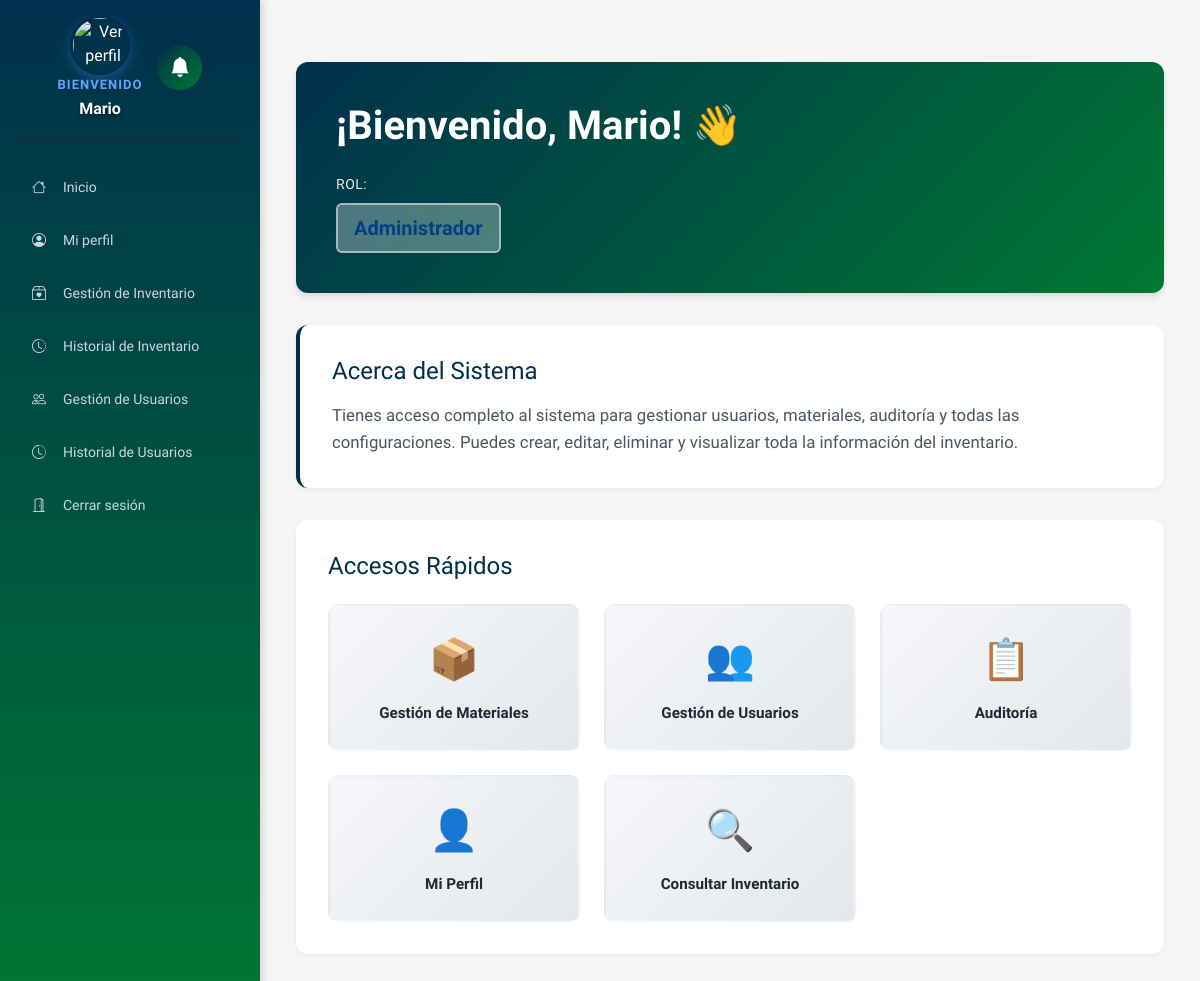
Screenshot of /public/?url=home/index (signed in) with the database file from the repository.
### tables this page shows
CREATE TABLE `usuarios` (
  `id` int(11) NOT NULL,
  `nombre` varchar(100) NOT NULL,
  `correo` varchar(100) NOT NULL,
  `nombre_usuario` varchar(50) NOT NULL,
  `password` varchar(255) NOT NULL,
  `celular` varchar(20) DEFAULT NULL,
  `cargo` varchar(100) DEFAULT NULL,
  `rol` enum('admin','usuario','dinamizador') DEFAULT 'usuario',
  `foto` varchar(255) DEFAULT NULL,
  `estado` tinyint(4) DEFAULT 1,
  `email_verified` tinyint(4) DEFAULT 0,
  `recovery_code` varchar(6) DEFAULT NULL,
  `recovery_expire` datetime DEFAULT NULL,
  `recovery_last_sent` datetime DEFAULT NULL,
  `verification_code` varchar(6) DEFAULT NULL,
  `verification_expire` datetime DEFAULT NULL,
  `verification_last_sent` datetime DEFAULT NULL,
  `nodo_id` int(11) DEFAULT NULL,
  `linea_id` int(11) DEFAULT NULL,
  `fecha_creacion` timestamp NOT NULL DEFAULT current_timestamp(),
  `fecha_actualizacion` timestamp NOT NULL DEFAULT current_timestamp() ON UPDATE current_timestamp()
);

### app/core/Controller.php (called while the page is built, shortened)
<?php
abstract class Controller {
    protected function view($view, $data = []) {
        extract($data);
        require __DIR__ . '/../views/layouts/header.php';
        require __DIR__ . '/../views/' . $view . '.php';
        require __DIR__ . '/../views/layouts/footer.php';
    }
}

### app/controllers/HomeController.php (called while the page is built, shortened)
<?php
class HomeController extends Controller {
    public function index() {
        $usuario = $_SESSION['user'];
        $userModel = new User();
        $usuarioCompleto = $userModel->findById($usuario['id']);
        $lineaNombre = null;
        $nodoNombre = null;
        $this->view('home/index', [
            'usuario'     => $usuario,
            'lineaNombre' => $lineaNombre,
            'nodoNombre'  => $nodoNombre,
            'pageStyles'  => ['home'],
            'pageScripts' => [],
        ]);
    }
}

### public/index.php (called while the page is built, shortened)
<?php
require_once __DIR__ . '/../app/core/Database.php';
require_once __DIR__ . '/../app/core/Model.php';
require_once __DIR__ . '/../app/core/Controller.php';
$url = $_GET['url'] ?? 'auth/login';
$url = trim($url, '/');
$parts = explode('/', $url);
$controllerName = ucfirst($parts[0]) . 'Controller';
$method = $parts[1] ?? 'login';
if (!method_exists($controller = new $controllerName(), $method)) {
    header('Content-Type: application/json; charset=utf-8');
    http_response_code(404);
    echo json_encode(['error' => "Método '$method' no encontrado en '$controllerName'"]);
    exit;
}
$controller->$method();

### app/core/Model.php (called while the page is built, shortened)
<?php
abstract class Model {
    public function __construct() {
        $this->db = Database::getInstance();
    }
}

### app/core/Database.php (called while the page is built, shortened)
<?php
class Database {
    private static $instance = null;
    private function __construct() {
        $dsn = "mysql:host=" . DB_HOST . ";dbname=" . DB_NAME . ";charset=utf8mb4";
        $this->pdo = new PDO($dsn, DB_USER, DB_PASS, [
            PDO::ATTR_ERRMODE => PDO::ERRMODE_EXCEPTION
        ]);
    }
    public static function getInstance() {
        if (self::$instance === null) {
            self::$instance = new Database();
        }
        return self::$instance->pdo;
    }
}

### app/models/User.php (called while the page is built, shortened)
<?php
class User extends Model
{
    public function findById($id)
    {
        $stmt = $this->db->prepare("SELECT * FROM usuarios WHERE id = :id LIMIT 1");
        $stmt->execute([':id' => $id]);
        return $stmt->fetch(PDO::FETCH_ASSOC);
    }
}

### app/views/home/index.php (the view, shortened to what this page needs)
<?php
$rol = $usuario['rol'] ?? 'usuario';
$nombre = $usuario['nombre'] ?? 'Usuario';
$descripciones = [
    'admin' => 'Tienes acceso completo al sistema para gestionar usuarios, materiales, auditoría y todas las configuraciones. Puedes crear, editar, eliminar y visualizar toda la información del inventario.',
    'dinamizador' => 'Como dinamizador, puedes gestionar materiales, consultar el inventario y coordinar actividades dentro de tu línea y nodo asignado. Tienes permisos para crear y editar información relevante a tu área.',
    'usuario' => 'Bienvenido al sistema de inventario SENA. Puedes consultar materiales, ver el estado del inventario y acceder a la información de tu línea y nodo asignado.',
    'invitado' => 'Como invitado, tienes acceso de solo lectura al sistema. Puedes consultar información sobre materiales e inventario, pero no realizar modificaciones.'
];
$descripcion = $descripciones[$rol] ?? $descripciones['usuario'];
$rolesNombres = [
    'admin' => 'Administrador',
    'dinamizador' => 'Dinamizador',
    'usuario' => 'Usuario',
    'invitado' => 'Invitado'
];
$rolNombre = $rolesNombres[$rol] ?? 'Usuario';
?>
<div class="container-bienvenida">
    <div class="bienvenida-header">
        <h1>¡Bienvenido, <?php echo htmlspecialchars($nombre); ?>! 👋</h1>
        <div class="info-usuario">
            <div class="info-item">
                <span class="info-label">Rol:</span>
                <span class="info-value rol-<?php echo htmlspecialchars($rol); ?>">
                    <?php echo htmlspecialchars($rolNombre); ?>
                </span>
            </div>
        </div>
    </div>
    <div class="bienvenida-descripcion">
        <h2>Acerca del Sistema</h2>
        <p><?php echo htmlspecialchars($descripcion); ?></p>
    </div>
    <div class="accesos-rapidos">
        <h3>Accesos Rápidos</h3>
        <div class="accesos-grid">
            <?php if ($rol === 'admin' || $rol === 'dinamizador'): ?>
                <a href="<?php echo BASE_URL; ?>/materiales/index" class="acceso-card">
                    <span class="acceso-icon">📦</span>
                    <span class="acceso-titulo">Gestión de Materiales</span>
                </a>
            <?php endif; ?>
            <?php if ($rol === 'admin'): ?>
                <a href="<?php echo BASE_URL; ?>/usuarios/gestionDeUsuarios" class="acceso-card">
                    <span class="acceso-icon">👥</span>
                    <span class="acceso-titulo">Gestión de Usuarios</span>
                </a>
                <a href="<?php echo BASE_URL; ?>/audit/historial" class="acceso-card">
                    <span class="acceso-icon">📋</span>
                    <span class="acceso-titulo">Auditoría</span>
                </a>
            <?php endif; ?>
            <a href="<?php echo BASE_URL; ?>/perfil/ver" class="acceso-card">
                <span class="acceso-icon">👤</span>
                <span class="acceso-titulo">Mi Perfil</span>
            </a>
            <a href="<?php echo BASE_URL; ?>/materiales/index" class="acceso-card">
                <span class="acceso-icon">🔍</span>
                <span class="acceso-titulo">Consultar Inventario</span>
            </a>
        </div>
    </div>
</div>

### public/css/layout.css (style rules this page uses)
* { margin: 0; padding: 0; box-sizing: border-box; }
html, body { height: 100%; width: 100%; overflow-x: hidden; }
body { display: grid; grid-template-columns: 260px 1fr; grid-template-rows: 1fr; background-color: #f0f2f5; font-family: "Work Sans", system-ui, -apple-system, "Segoe UI", sans-serif; min-height: 100vh; margin: 0; padding: 0; color: #212529; }

### public/css/style.css (style rules this page uses)
* { font-family: "Work Sans", system-ui, -apple-system, "Segoe UI", sans-serif; }
html, body { font-family: "Work Sans", system-ui, -apple-system, "Segoe UI", sans-serif; }
body { background-color: #f8f9fa; }

### public/css/usuarios_gestion.css (style rules this page uses)
.rol-admin { background-color: #e7f3ff; color: #004085; }

### public/css/audit_mejorado.css (style rules this page uses)
* { --bs-modal-fade-transition: none !important; }

### public/css/home.css (style rules this page uses)
.container-bienvenida { max-width: 1200px; margin: 2rem auto; padding: 0 1rem; }
.bienvenida-header { background: linear-gradient(135deg, #00304D 0%, #007832 100%); color: white; padding: 2.5rem; border-radius: 12px; margin-bottom: 2rem; box-shadow: 0 4px 6px rgba(0, 0, 0, 0.1); }
.bienvenida-header h1 { margin: 0 0 1.5rem 0; font-size: 2.5rem; font-weight: 600; }
.info-usuario { display: flex; flex-wrap: wrap; gap: 2rem; }
.info-item { display: flex; flex-direction: column; gap: 0.5rem; }
.info-label { font-size: 0.875rem; opacity: 0.9; font-weight: 500; text-transform: uppercase; letter-spacing: 0.5px; }
.info-value { font-size: 1.25rem; font-weight: 600; background: rgba(255, 255, 255, 0.2); padding: 0.5rem 1rem; border-radius: 6px; display: inline-block; }
.rol-admin { background: rgba(255, 255, 255, 0.3) !important; border: 2px solid rgba(255, 255, 255, 0.5); }
.bienvenida-descripcion { background: white; padding: 2rem; border-radius: 12px; margin-bottom: 2rem; box-shadow: 0 2px 4px rgba(0, 0, 0, 0.05); border-left: 4px solid #00304D; }
.bienvenida-descripcion h2 { margin: 0 0 1rem 0; color: #00304D; font-size: 1.5rem; }
.bienvenida-descripcion p { margin: 0; color: #4b5563; line-height: 1.6; font-size: 1.05rem; }
.accesos-rapidos { background: white; padding: 2rem; border-radius: 12px; box-shadow: 0 2px 4px rgba(0, 0, 0, 0.05); }
.accesos-rapidos h3 { margin: 0 0 1.5rem 0; color: #00304D; font-size: 1.5rem; }
.accesos-grid { display: grid; grid-template-columns: repeat(auto-fill, minmax(200px, 1fr)); gap: 1.5rem; }
.acceso-card { display: flex; flex-direction: column; align-items: center; gap: 0.75rem; padding: 1.5rem; background: linear-gradient(135deg, #f5f7fa 0%, #e4e7eb 100%); border-radius: 10px; text-decoration: none; color: #1f2937; transition: all 0.3s ease; border: 2px solid transparent; }
.acceso-icon { font-size: 2.5rem; }
.acceso-titulo { font-weight: 600; text-align: center; font-size: 0.95rem; }

### rows the page displays
usuarios: nombre "Mario", rol "Administrador", rol "Tienes acceso completo al sistema para gestionar usuarios, materiales, auditoría y todas las configuraciones. Puedes crear, editar, eliminar y visualizar toda la información del inventario."

### other values shown
$nombre "Mario"
